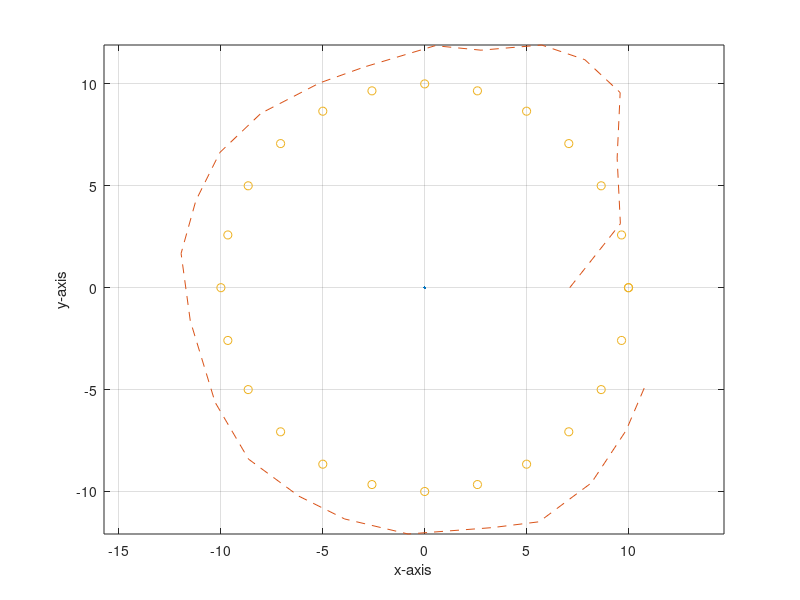
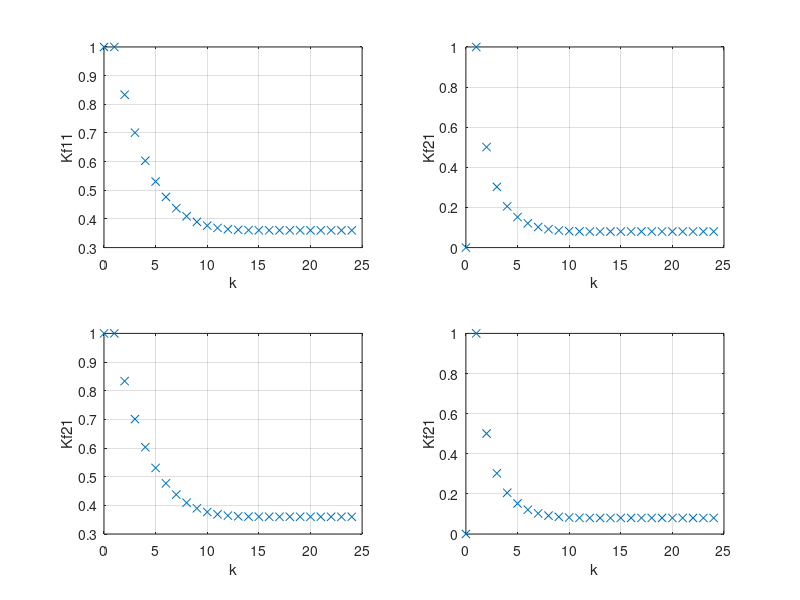
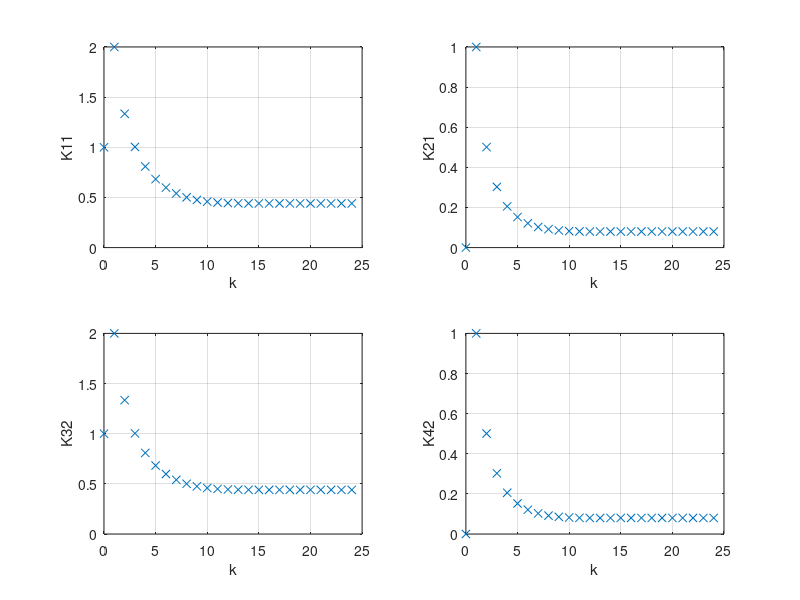
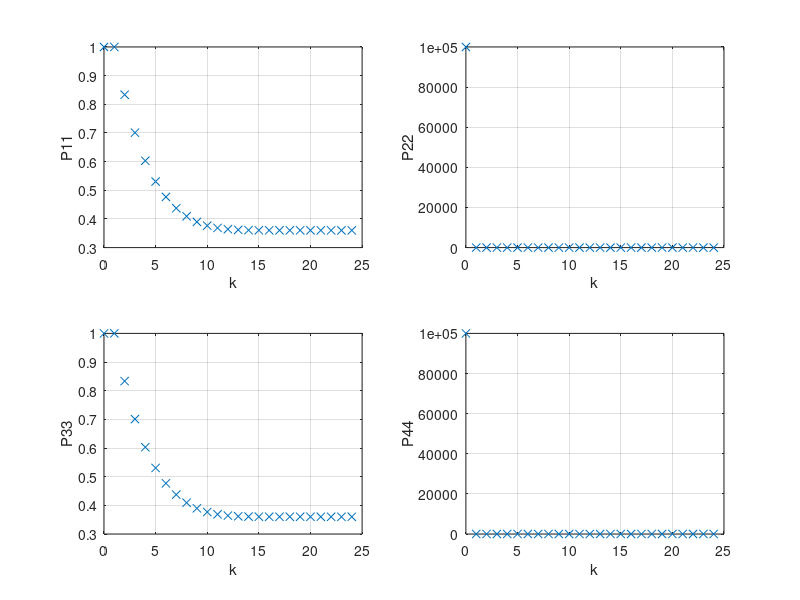

Write MATLAB code to recreate these figures, in order.
clear
N=25;
Nrun=1; 
T=1;
sw=0.1;
sv=1;

% A=[cos(pi/12),-sin(pi/12);sin(pi/12) cos(pi/12)];
A=[1 T 0 0;0 1 0 0; 0 0 1 T;0 0 0 1];
C=[1 0 0 0;0 0 1 0];
R1=sw^2*[T^4/4 T^3/2 0 0; T^3/2 T^2 0 0;0 0 T^4/4 T^3/2; 0 0 T^3/2 T^2];
R2=sv^2*eye(2);
Pm(:,:,1)=1e5*eye(4);

for k=1:N
    Kf(:,:,k)=Pm(:,:,k)*C'*(C*Pm(:,:,k)*C'+R2)^(-1);
    K(:,:,k)=(A*Pm(:,:,k)*C')*(C*Pm(:,:,k)*C'+R2)^(-1);
    P(:,:,k)=Pm(:,:,k)-(Pm(:,:,k)*C')*(C*Pm(:,:,k)*C'+R2)^(-1)*C*Pm(:,:,k);
    Pm(:,:,k+1)=A*Pm(:,:,k)*A'+ R1 -K(:,:,k)*(C*Pm(:,:,k)*C'+R2)*K(:,:,k)';
end

v=random('normal',0,sv,Nrun,N);
y=[7.1165 9.6022 8.9144 9.2717 6.3400 4.0484 0.3411 -0.6784 -5.7726 -5.4925 -9.4523 -9.7232 -9.5054 -9.7908 -7.7300 -5.9779  -4.5535 -1.5042 -0.7044 3.2406 8.3029 6.1925 9.1178 9.0904 9.0662;
    0.000 3.1398 6.3739 9.5877 10.1450 10.1919 9.0683 10.2254 7.5799 7.7231 5.4721 3.3990 0.9172 -1.3551 -5.2708 -9.7011 -9.4256 -9.3053 -9.3815 -9.8822 -8.1876 -8.7501 -4.5653 -1.9179 -1.0000];

for run=1:Nrun
    xhm(:,1)=[0 0 0 0]';
    x(:,1)=[10 0 0 10]';
    for k=1:N
        x(:,k+1)=[10*cos((k*pi)/12);-(10*pi/12)*sin((k*pi)/12);10*sin((k*pi)/12);(10*pi/12)*cos((k*pi)/12)];
%         x(:,k+1)=AF*x(:,k)+[T^2/2;T;T^2/2;T]*w(run,k);
%         y(:,k)=C*x(:,k)+[1;1]*v(run,k);
        
        xh(:,k)=xhm(:,k)+Kf(:,:,k)*(y(:,k)-C*xhm(:,k));
        xhm(:,k+1)=A*xhm(:,k)+K(:,:,k)*(y(:,k)-C*xhm(:,k));
    end
end
S=x([1,3],[1:N])-xh([1,3],:);
Bias1=1/(N+1)*sum(S(1,:));
Var1=1/(N+1)*sum(S(1,:).^2);

Bias2=1/(N+1)*sum(S(2,:));
Var2=1/(N+1)*sum(S(2,:).^2);

figure(1)
plot(0,0)
hold on
% plot([0:N-1],x(1,1:N),'x');
% plot([0:N-1],x(2,1:N),'o');
plot(xh(1,1:N),xh(3,1:N),'--');
plot(x(1,1:N),x(3,1:N),'o');
axis equal;
hold off
grid
xlabel('x-axis');
ylabel('y-axis');

figure(2)
subplot(2,2,1)
Kf11= squeeze(Kf(1,1,1:N));
Kf21= squeeze(Kf(2,1,1:N));
Kf32= squeeze(Kf(3,2,1:N));
Kf42= squeeze(Kf(4,2,1:N));
plot([0:N-1],Kf11,'x');
grid
xlabel('k');
ylabel('Kf11');

subplot(2,2,2)
plot([0:N-1],Kf21,'x');
grid
xlabel('k');
ylabel('Kf21');

subplot(2,2,3)
plot([0:N-1],Kf32,'x');
grid
xlabel('k');
ylabel('Kf21');

subplot(2,2,4)
plot([0:N-1],Kf42,'x');
grid
xlabel('k');
ylabel('Kf21');

%%%%%%
figure(3)
subplot(2,2,1)
K11= squeeze(K(1,1,1:N));
K21= squeeze(K(2,1,1:N));
K32= squeeze(K(3,2,1:N));
K42= squeeze(K(4,2,1:N));
plot([0:N-1],K11,'x');
grid
xlabel('k');
ylabel('K11');

subplot(2,2,2)
plot([0:N-1],K21,'x');
grid
xlabel('k');
ylabel('K21');

subplot(2,2,3)
plot([0:N-1],K32,'x');
grid
xlabel('k');
ylabel('K32');

subplot(2,2,4)
plot([0:N-1],K42,'x');
grid
xlabel('k');
ylabel('K42');

%%%%%%
figure(4)
subplot(2,2,1)
P11= squeeze(P(1,1,1:N));
P22= squeeze(P(2,2,1:N));
P33= squeeze(P(3,3,1:N));
P44= squeeze(P(4,4,1:N));
plot([0:N-1],P11,'x');
grid
xlabel('k');
ylabel('P11');

subplot(2,2,2)
plot([0:N-1],P22,'x');
grid
xlabel('k');
ylabel('P22');

subplot(2,2,3)
plot([0:N-1],P33,'x');
grid
xlabel('k');
ylabel('P33');

subplot(2,2,4)
plot([0:N-1],P44,'x');
grid
xlabel('k');
ylabel('P44');

%%%%%%
figure(5)
subplot(2,2,1)
Pm11= squeeze(Pm(1,1,1:N));
Pm22= squeeze(Pm(2,2,1:N));
Pm33= squeeze(Pm(3,3,1:N));
Pm44= squeeze(Pm(4,4,1:N));
plot([0:N-1],Pm11,'x');
grid
xlabel('k');
ylabel('P11(k+1|k)');

subplot(2,2,2)
plot([0:N-1],Pm22,'x');
grid
xlabel('k');
ylabel('P22(k+1|k)');

subplot(2,2,3)
plot([0:N-1],Pm33,'x');
grid
xlabel('k');
ylabel('P33(k+1|k)');

subplot(2,2,4)
plot([0:N-1],Pm44,'x');
grid
xlabel('k');
ylabel('P44(k+1|k)');